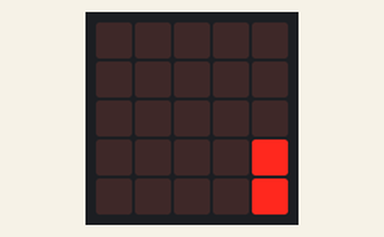
A program run on a simulated BBC micro:bit (MakeCode). Shown: the board's 5×5 LED display. At 5.5 s the program stops and its outputs stay as they are.

Above: at 0.6 s.
At 1.6 s:
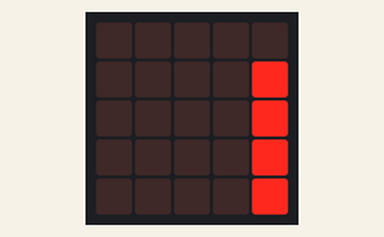
At 2.1 s:
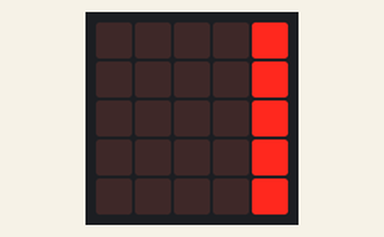
At 3.1 s:
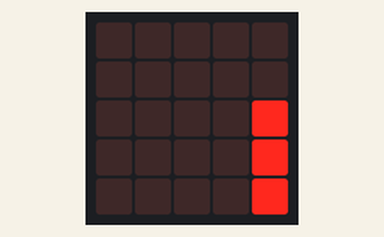
At 4.1 s:
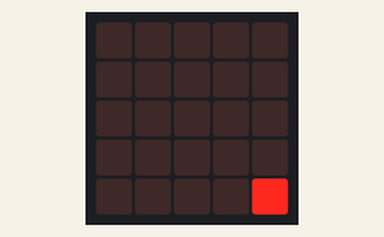
At 5.6 s:
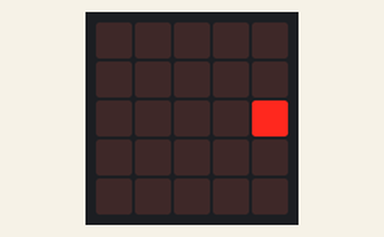

The program:

main.ts
```typescript
led.plot(4, 4)
basic.pause(500)
led.plot(4, 3)
basic.pause(500)
led.plot(4, 2)
basic.pause(500)
led.plot(4, 1)
basic.pause(500)
led.plot(4, 0)
basic.pause(500)
led.unplot(4, 0)
basic.pause(500)
led.unplot(4, 1)
basic.pause(500)
led.unplot(4, 2)
basic.pause(500)
led.unplot(4, 3)
basic.pause(500)
led.unplot(4, 4)
led.plot(4, 4)
basic.pause(500)
led.unplot(4, 4)
led.toggle(4, 3)
led.plot(4, 3)
basic.pause(500)
led.unplot(4, 3)
led.toggle(4, 2)
```

test.ts
```typescript
// tests gaan hier; deze zal niet worden gecompileerd wanneer dit pakket wordt gebruikt als extensie.
```

Measured:
- what the display in image 0 shows lasts 0.5 s, from 0.5 s to 1.0 s
- what the display in image 4 shows lasts 1.0 s, from 4.0 s to 5.0 s
